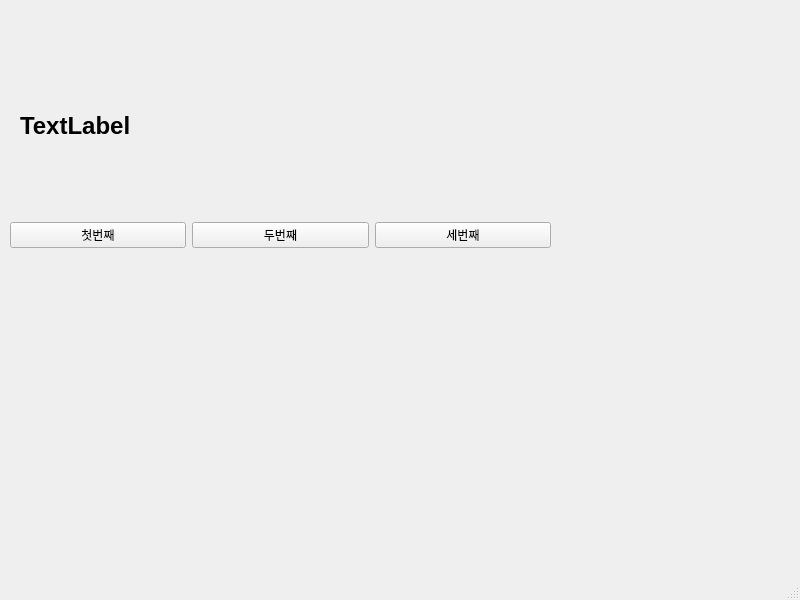
<?xml version="1.0" encoding="UTF-8"?>
<ui version="4.0">
 <class>MainWindow</class>
 <widget class="QMainWindow" name="MainWindow">
  <property name="geometry">
   <rect>
    <x>0</x>
    <y>0</y>
    <width>800</width>
    <height>600</height>
   </rect>
  </property>
  <property name="windowTitle">
   <string>MainWindow</string>
  </property>
  <widget class="QWidget" name="centralwidget">
   <widget class="QWidget" name="horizontalLayoutWidget">
    <property name="geometry">
     <rect>
      <x>10</x>
      <y>180</y>
      <width>541</width>
      <height>111</height>
     </rect>
    </property>
    <layout class="QHBoxLayout" name="horizontalLayout">
     <item>
      <widget class="QPushButton" name="pushButton_3">
       <property name="text">
        <string>첫번째</string>
       </property>
      </widget>
     </item>
     <item>
      <widget class="QPushButton" name="pushButton_2">
       <property name="text">
        <string>두번째</string>
       </property>
      </widget>
     </item>
     <item>
      <widget class="QPushButton" name="pushButton">
       <property name="text">
        <string>세번째</string>
       </property>
      </widget>
     </item>
    </layout>
   </widget>
   <widget class="QLabel" name="label">
    <property name="geometry">
     <rect>
      <x>20</x>
      <y>90</y>
      <width>501</width>
      <height>71</height>
     </rect>
    </property>
    <property name="font">
     <font>
      <family>Arial</family>
      <pointsize>18</pointsize>
      <weight>75</weight>
      <bold>true</bold>
     </font>
    </property>
    <property name="text">
     <string>TextLabel</string>
    </property>
   </widget>
  </widget>
  <widget class="QMenuBar" name="menubar">
   <property name="geometry">
    <rect>
     <x>0</x>
     <y>0</y>
     <width>800</width>
     <height>26</height>
    </rect>
   </property>
  </widget>
  <widget class="QStatusBar" name="statusbar"/>
 </widget>
 <resources/>
 <connections>
  <connection>
   <sender>pushButton_3</sender>
   <signal>clicked()</signal>
   <receiver>MainWindow</receiver>
   <slot>firstClick()</slot>
   <hints>
    <hint type="sourcelabel">
     <x>56</x>
     <y>262</y>
    </hint>
    <hint type="destinationlabel">
     <x>96</x>
     <y>306</y>
    </hint>
   </hints>
  </connection>
  <connection>
   <sender>pushButton_2</sender>
   <signal>clicked()</signal>
   <receiver>MainWindow</receiver>
   <slot>secondClick()</slot>
   <hints>
    <hint type="sourcelabel">
     <x>240</x>
     <y>262</y>
    </hint>
    <hint type="destinationlabel">
     <x>302</x>
     <y>307</y>
    </hint>
   </hints>
  </connection>
  <connection>
   <sender>pushButton</sender>
   <signal>clicked()</signal>
   <receiver>MainWindow</receiver>
   <slot>thirdClick()</slot>
   <hints>
    <hint type="sourcelabel">
     <x>449</x>
     <y>263</y>
    </hint>
    <hint type="destinationlabel">
     <x>500</x>
     <y>310</y>
    </hint>
   </hints>
  </connection>
 </connections>
 <slots>
  <slot>firstClick()</slot>
  <slot>secondClick()</slot>
  <slot>thirdClick()</slot>
 </slots>
</ui>
